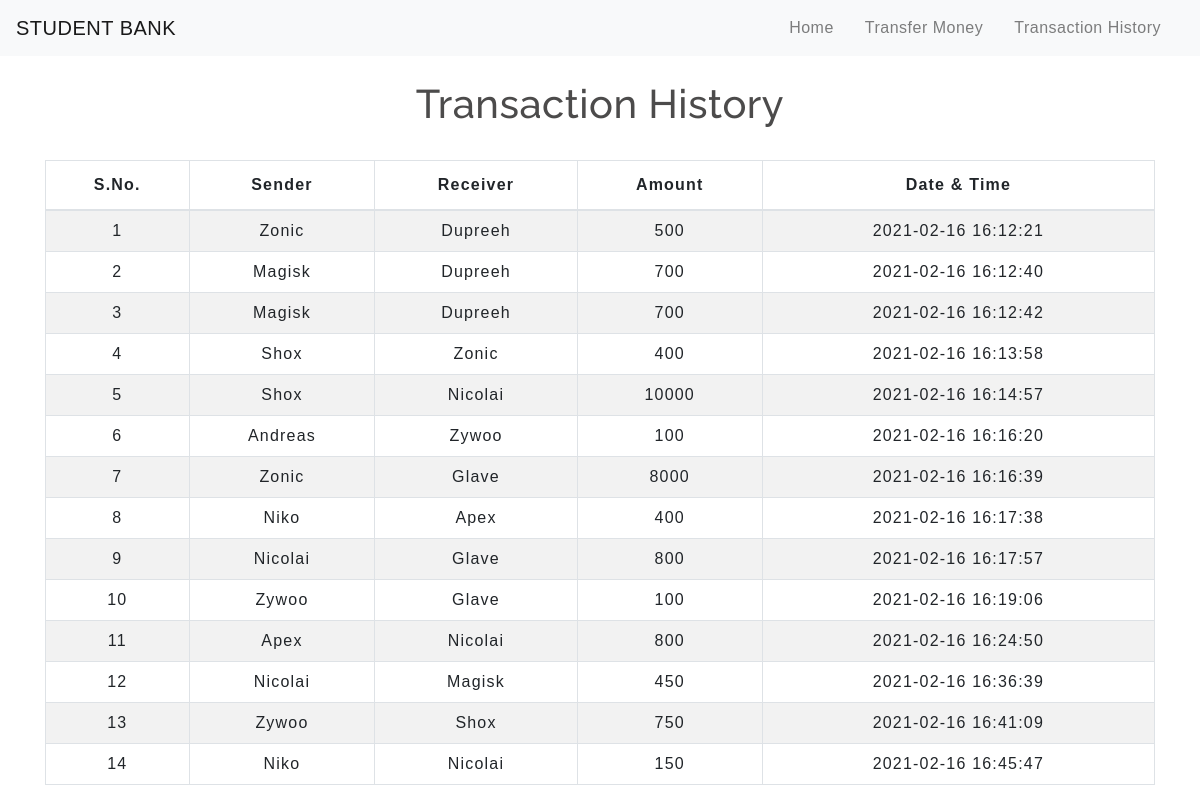
The page /transactionhistory.php on the database its author committed.
### tables this page shows
CREATE TABLE `transaction` (
  `sno` int(3) NOT NULL,
  `sender` text NOT NULL,
  `receiver` text NOT NULL,
  `balance` int(8) NOT NULL,
  `datetime` datetime NOT NULL DEFAULT current_timestamp()
);

### transactionhistory.php (the view, shortened to what this page needs)
<!DOCTYPE html>
<html lang="en">
<head>
    <link rel="stylesheet" href="https://stackpath.bootstrapcdn.com/bootstrap/4.5.2/css/bootstrap.min.css">
    <link rel="stylesheet" type="text/css" href="css/table.css">
    <link rel="stylesheet" type="text/css" href="css/navbar.css">
</head>
<body>
<?php
  include 'navbar.php';
?>
	<div class="container">
        <h2 class="text-center pt-4">Transaction History</h2>
       <br>
       <div class="table-responsive-sm">
    <table class="table table-hover table-striped table-condensed table-bordered">
        <thead>
            <tr>
                <th class="text-center">S.No.</th>
                <th class="text-center">Sender</th>
                <th class="text-center">Receiver</th>
                <th class="text-center">Amount</th>
                <th class="text-center">Date & Time</th>
            </tr>
        </thead>
        <tbody>
        <?php
            include 'config.php';
            $sql ="select * from transaction";
            $query =mysqli_query($conn, $sql);
            while($rows = mysqli_fetch_assoc($query))
            {
        ?>
            <tr>
            <td class="py-2"><?php echo $rows['sno']; ?></td>
            <td class="py-2"><?php echo $rows['sender']; ?></td>
            <td class="py-2"><?php echo $rows['receiver']; ?></td>
            <td class="py-2"><?php echo $rows['balance']; ?> </td>
            <td class="py-2"><?php echo $rows['datetime']; ?> </td>
        <?php
            }
        ?>
        </tbody>
    </table>
    </div>
</div>
</body>
</html>

### navbar.php (shortened to what this page needs)
<nav class="navbar navbar-expand-md navbar-light bg-light">
<a class="navbar-brand" href="index.php">STUDENT BANK</a>
<div class="collapse navbar-collapse" id="collapsibleNavbar">
      <ul class="navbar-nav ml-auto">
        <li class="nav-item">
          <a class="nav-link" href="index.php">Home</a>
        </li>
        <li class="nav-item">
          <a class="nav-link" href="transfermoney.php">Transfer Money</a>
        </li>
        <li class="nav-item">
          <a class="nav-link" href="transactionhistory.php">Transaction History</a>
        </li>
    </div>
 </nav>

### css/table.css (style rules this page uses)
* { padding: 0; margin: 0; box-sizing: border-box; font-family: sans-serif; }
h2 { font-size: 40px; }
table { letter-spacing: 1.2px; }
td { text-align: center; }

### css/navbar.css (style rules this page uses)
.nav-link { margin-right: 15px; color:#2F363F; letter-spacing: 0.5px; transition: 0.5s; }
.navbar-brand { color: #4C4B4B; letter-spacing: 0.5px; }
h2 { color: #4C4B4B; letter-spacing: 0.5px; font-family: raleway; }

### transactionhistory.php (style rules this page uses)
body { background: url(https://wallpaperaccess.com/full/632782.jpg); background-repeat: no-repeat; background-size: cover; }

### rows shown on the page
transaction: sno "1", sender "Zonic", receiver "Dupreeh", balance "500", datetime "2021-02-16 16:12:21"
transaction: sno "2", sender "Magisk", receiver "Dupreeh", balance "700", datetime "2021-02-16 16:12:40"
transaction: sno "3", sender "Magisk", receiver "Dupreeh", balance "700", datetime "2021-02-16 16:12:42"
transaction: sno "4", sender "Shox", receiver "Zonic", balance "400", datetime "2021-02-16 16:13:58"
transaction: sno "5", sender "Shox", receiver "Nicolai", balance "10000", datetime "2021-02-16 16:14:57"
transaction: sno "6", sender "Andreas", receiver "Zywoo", balance "100", datetime "2021-02-16 16:16:20"
transaction: sno "7", sender "Zonic", receiver "Glave", balance "8000", datetime "2021-02-16 16:16:39"
transaction: sno "8", sender "Niko", receiver "Apex", balance "400", datetime "2021-02-16 16:17:38"
transaction: sno "9", sender "Nicolai", receiver "Glave", balance "800", datetime "2021-02-16 16:17:57"
transaction: sno "10", sender "Zywoo", receiver "Glave", balance "100", datetime "2021-02-16 16:19:06"
transaction: sno "11", sender "Apex", receiver "Nicolai", balance "800", datetime "2021-02-16 16:24:50"
transaction: sno "12", sender "Nicolai", receiver "Magisk", balance "450", datetime "2021-02-16 16:36:39"
transaction: sno "13", sender "Zywoo", receiver "Shox", balance "750", datetime "2021-02-16 16:41:09"
transaction: sno "14", sender "Niko", receiver "Nicolai", balance "150", datetime "2021-02-16 16:45:47"
